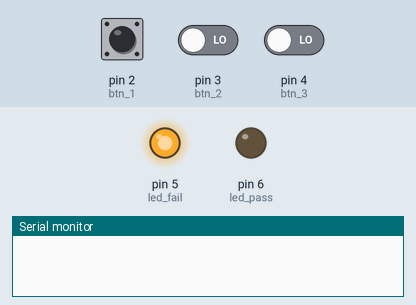
Recording of a sketch running on a simulated Arduino Uno, built with avr-gcc and run on an emulated ATmega328P. Parts: output pins drawn as LEDs (lit = HIGH), the last lines printed to the serial monitor. The inputs (shaded band) are chosen by the test bench; at power-on: pin 2 (btn_1) LOW, pin 3 (btn_2) LOW, pin 4 (btn_3) LOW.

Above: at 1.2 s.
1.3 s: pin 2 (btn_1) pulled HIGH for 1 s
3.8 s: pin 3 (btn_2) driven HIGH and pin 4 (btn_3) driven HIGH
At 4.5 s:
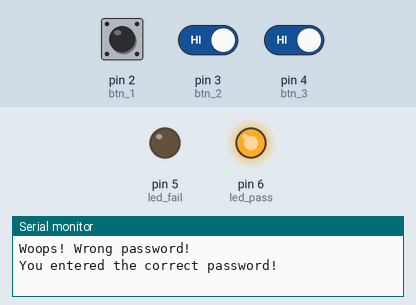
Timing chart, 0 to 15.7 s (numbered marks = the images above; inputs shaded):
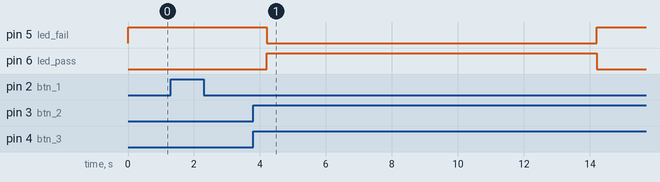

Measured:
- after the input at 3.8 s, pin 5 (led_fail): HIGH → LOW after 0.40 s, → HIGH 10.0 s later; pin 6 (led_pass): LOW → HIGH after 0.40 s, → LOW 10.0 s later

The sketch:

Askhsh_2_Kwdikas.ino
```cpp
// (licence header left out)
#define btn_1 2
#define btn_2 3
#define btn_3 4


#define led_fail 5 // red led
#define led_pass 6 // green led


// ΣΩΣΤΟΣ ΣΥΝΔΥΑΣΜΟΣ: BUTTON_1 --> BUTTON_2 --> BUTTON_3;
// ΑΠΌ ΔΕΞΣΙΑ ΠΡΩΣ ΤΑ ΑΡΙΣΤΕΡΆ ΣΤΟ ΔΙΆΓΡΑΜΜΑ

void setup()
{
  // init pins
  pinMode(btn_1, INPUT);
  pinMode(btn_2, INPUT);
  pinMode(btn_3, INPUT);

  pinMode(led_fail, OUTPUT);
  pinMode(led_pass, OUTPUT);


  Serial.begin(9600);
}

void loop()
{
  // digitalRead () επσιτρέφει την τιμή 0 ή 1, άρα παίζω με
  // αυτό για τα if


  // αν λάθος συνδιασμός έρχεται εδώ
  wops_wrong_password:

  // set colors
 digitalWrite(led_pass, LOW);
 digitalWrite(led_fail, HIGH);


  // κοιτάει αν πατήθηκε το 1ο κουμπί με την σωστή σειρά
  // delay επειδή καποιες φορες το μετράει και για το επόμενο
  // και ποτέ δεν μοθ εβγαλε λάθος με 400ms
  // και έτσι ο χρήστης δεν θα πρέπει να περιμένει και πολύ
  delay(400);
  while (1){
    // αν πατήθηκε το σωστό κουμπί πάει στην επόμενη κατάσταση
    if ( digitalRead (btn_1) ) break;
    // αλλιώς στην αρχή
    // (αυτό θα ήταν ωραίο πρόβλημα με automata στα
    // διακριτά μαθηματικά τώρα που το σκεύτωμαι)
	else if ( digitalRead (btn_2) ||
              digitalRead (btn_3) ){
      Serial.println("Woops! Wrong password!");
      goto wops_wrong_password;
    }
  }


  // κοιτάει αν πατήθηκε το 2ο κουμπί με την σωστή σειρά
  delay(400);
  while (1){
    if ( digitalRead (btn_2) ) break;
    else if ( digitalRead (btn_1) ||
              digitalRead (btn_3) ){
      Serial.println("Woops! Wrong password!");
      goto wops_wrong_password;
    }
  }

  // κοιτάει αν πατήθηκε το 3ο κουμπί με την σωστή σειρά
  delay(400);
  while (1){
    if ( digitalRead (btn_3) ) break;
    else if ( digitalRead (btn_1) ||
              digitalRead (btn_2) ) {
      Serial.println("Woops! Wrong password!");
      goto wops_wrong_password;
    }
  }

  // CORRECT !!!!!!!!!!
 digitalWrite(led_pass, HIGH);
 digitalWrite(led_fail, LOW);
 Serial.println("You entered the correct password!");

  // but not for long...
 delay(10000);
 Serial.println("Entering fail state again...");


}
```
